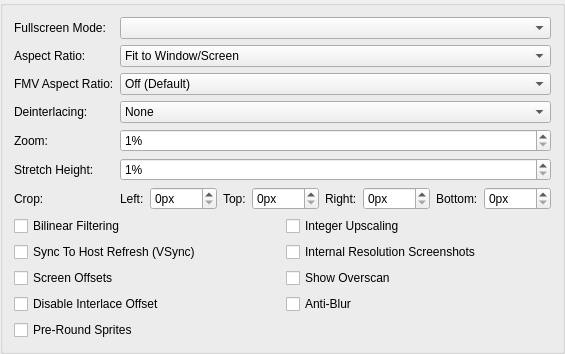
     <widget class="QGroupBox" name="gameDisplayTab">
      <attribute name="title">
       <string>Display</string>
      </attribute>
      <layout class="QFormLayout" name="formLayout_7">
       <item row="0" column="0">
        <widget class="QLabel" name="label_28">
         <property name="text">
          <string>Fullscreen Mode:</string>
         </property>
        </widget>
       </item>
       <item row="0" column="1">
        <widget class="QComboBox" name="fullscreenModes"/>
       </item>
       <item row="1" column="0">
        <widget class="QLabel" name="label_27">
         <property name="text">
          <string>Aspect Ratio:</string>
         </property>
        </widget>
       </item>
       <item row="1" column="1">
        <widget class="QComboBox" name="aspectRatio">
         <item>
          <property name="text">
           <string>Fit to Window/Screen</string>
          </property>
         </item>
         <item>
          <property name="text">
           <string>Auto Standard (4:3/3:2 Progressive)</string>
          </property>
         </item>
         <item>
          <property name="text">
           <string>Standard (4:3)</string>
          </property>
         </item>
         <item>
          <property name="text">
           <string>Widescreen (16:9)</string>
          </property>
         </item>
        </widget>
       </item>
       <item row="2" column="0">
        <widget class="QLabel" name="label_22">
         <property name="text">
          <string>FMV Aspect Ratio:</string>
         </property>
        </widget>
       </item>
       <item row="2" column="1">
        <widget class="QComboBox" name="fmvAspectRatio">
         <item>
          <property name="text">
           <string>Off (Default)</string>
          </property>
         </item>
         <item>
          <property name="text">
           <string>Auto Standard (4:3/3:2 Progressive)</string>
          </property>
         </item>
         <item>
          <property name="text">
           <string>Standard (4:3)</string>
          </property>
         </item>
         <item>
          <property name="text">
           <string>Widescreen (16:9)</string>
          </property>
         </item>
        </widget>
       </item>
       <item row="3" column="0">
        <widget class="QLabel" name="label_23">
         <property name="text">
          <string>Deinterlacing:</string>
         </property>
        </widget>
       </item>
       <item row="3" column="1">
        <widget class="QComboBox" name="interlacing">
         <item>
          <property name="text">
           <string>None</string>
          </property>
         </item>
         <item>
          <property name="text">
           <string>Weave (Top Field First, Sawtooth)</string>
          </property>
         </item>
         <item>
          <property name="text">
           <string>Weave (Bottom Field First, Sawtooth)</string>
          </property>
         </item>
         <item>
          <property name="text">
           <string>Bob (Top Field First)</string>
          </property>
         </item>
         <item>
          <property name="text">
           <string>Bob (Bottom Field First)</string>
          </property>
         </item>
         <item>
          <property name="text">
           <string>Blend (Top Field First, Half FPS)</string>
          </property>
         </item>
         <item>
          <property name="text">
           <string>Blend (Bottom Field First, Half FPS)</string>
          </property>
         </item>
         <item>
          <property name="text">
           <string>Automatic (Default)</string>
          </property>
         </item>
        </widget>
       </item>
       <item row="4" column="0">
        <widget class="QLabel" name="label_21">
         <property name="text">
          <string>Zoom:</string>
         </property>
        </widget>
       </item>
       <item row="4" column="1">
        <widget class="QSpinBox" name="zoom">
         <property name="suffix">
          <string>%</string>
         </property>
         <property name="minimum">
          <number>1</number>
         </property>
         <property name="maximum">
          <number>300</number>
         </property>
        </widget>
       </item>
       <item row="5" column="0">
        <widget class="QLabel" name="label_24">
         <property name="text">
          <string>Stretch Height:</string>
         </property>
        </widget>
       </item>
       <item row="5" column="1">
        <widget class="QSpinBox" name="stretchY">
         <property name="suffix">
          <string>%</string>
         </property>
         <property name="minimum">
          <number>1</number>
         </property>
         <property name="maximum">
          <number>300</number>
         </property>
        </widget>
       </item>
       <item row="6" column="0">
        <widget class="QLabel" name="label_26">
         <property name="text">
          <string>Crop:</string>
         </property>
        </widget>
       </item>
       <item row="6" column="1">
        <layout class="QHBoxLayout" name="horizontalLayout_3" stretch="0,1,0,1,0,1,0,1">
         <item>
          <widget class="QLabel" name="label_39">
           <property name="text">
            <string>Left:</string>
           </property>
          </widget>
         </item>
         <item>
          <widget class="QSpinBox" name="cropLeft">
           <property name="suffix">
            <string>px</string>
           </property>
           <property name="maximum">
            <number>1000</number>
           </property>
          </widget>
         </item>
         <item>
          <widget class="QLabel" name="label_25">
           <property name="text">
            <string>Top:</string>
           </property>
          </widget>
         </item>
         <item>
          <widget class="QSpinBox" name="cropTop">
           <property name="suffix">
            <string>px</string>
           </property>
           <property name="maximum">
            <number>1000</number>
           </property>
          </widget>
         </item>
         <item>
          <widget class="QLabel" name="label_40">
           <property name="text">
            <string>Right:</string>
           </property>
          </widget>
         </item>
         <item>
          <widget class="QSpinBox" name="cropRight">
           <property name="suffix">
            <string>px</string>
           </property>
           <property name="maximum">
            <number>1000</number>
           </property>
          </widget>
         </item>
         <item>
          <widget class="QLabel" name="label_41">
           <property name="text">
            <string>Bottom:</string>
           </property>
          </widget>
         </item>
         <item>
          <widget class="QSpinBox" name="cropBottom">
           <property name="suffix">
            <string>px</string>
           </property>
           <property name="maximum">
            <number>1000</number>
           </property>
          </widget>
         </item>
        </layout>
       </item>
       <item row="7" column="0" colspan="2">
        <layout class="QGridLayout" name="gridLayout_5">
         <item row="1" column="0">
          <widget class="QCheckBox" name="vsync">
           <property name="text">
            <string>Sync To Host Refresh (VSync)</string>
           </property>
          </widget>
         </item>
         <item row="0" column="1">
          <widget class="QCheckBox" name="integerScaling">
           <property name="text">
            <string>Integer Upscaling</string>
           </property>
          </widget>
         </item>
         <item row="0" column="0">
          <widget class="QCheckBox" name="bilinearFiltering">
           <property name="text">
            <string>Bilinear Filtering</string>
           </property>
          </widget>
         </item>
         <item row="4" column="0">
          <widget class="QCheckBox" name="DisableInterlaceOffset">
           <property name="text">
            <string>Disable Interlace Offset</string>
           </property>
          </widget>
         </item>
         <item row="1" column="1">
          <widget class="QCheckBox" name="internalResolutionScreenshots">
           <property name="text">
            <string>Internal Resolution Screenshots</string>
           </property>
          </widget>
         </item>
         <item row="4" column="1">
          <widget class="QCheckBox" name="PCRTCAntiBlur">
           <property name="text">
            <string>Anti-Blur</string>
           </property>
           <property name="shortcut">
            <string>Ctrl+S</string>
           </property>
          </widget>
         </item>
         <item row="2" column="0">
          <widget class="QCheckBox" name="PCRTCOffsets">
           <property name="text">
            <string>Screen Offsets</string>
           </property>
          </widget>
         </item>
         <item row="2" column="1">
          <widget class="QCheckBox" name="PCRTCOverscan">
           <property name="text">
            <string>Show Overscan</string>
           </property>
          </widget>
         </item>
         <item row="5" column="0">
          <widget class="QCheckBox" name="PreRoundSprites">
           <property name="toolTip">
            <string>Attempts to pre-round sprite texel coordinates to resolve rounding issues. Helpful for games such as Beyond Good and Evil, and Manhunt</string>
           </property>
           <property name="text">
            <string>Pre-Round Sprites</string>
           </property>
          </widget>
         </item>
        </layout>
       </item>
      </layout>
     </widget>
